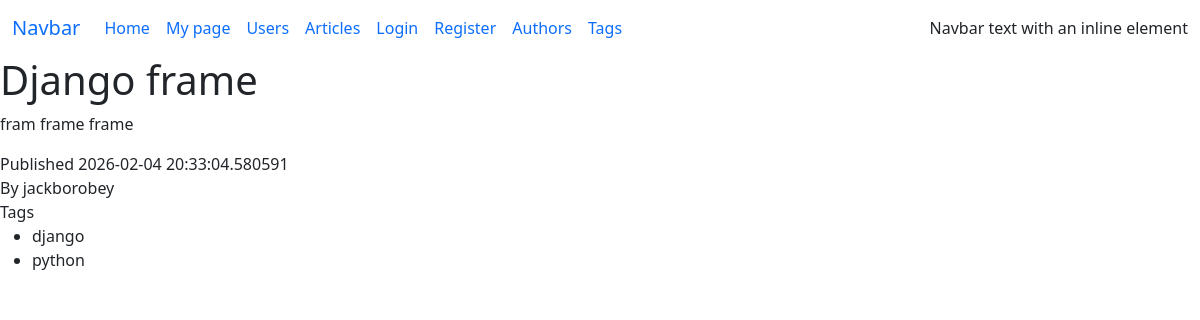
The page /articles/5/ on the database its author committed.
### blog/models/article.py (models this page shows)
class Article(db.Model):
    __tablename__ = 'articles'
    id: so.Mapped[int] = so.mapped_column(primary_key=True, autoincrement=True)
    author_id: so.Mapped[int] = so.mapped_column(ForeignKey('authors.id'))
    author = relationship('Author', back_populates='articles')
    title: so.Mapped[int] = so.mapped_column(sa.String(200), nullable=False, default='', server_default='')
    body: so.Mapped[int] = so.mapped_column(sa.Text, nullable=False, default='', server_default='')
    dt_created: so.Mapped[DateTime] = so.mapped_column(sa.DateTime(timezone=True),
                                                       default=lambda: datetime.now(timezone.utc),
                                                       server_default=func.now())
    dt_updated: so.Mapped[DateTime] = so.mapped_column(sa.DateTime(timezone=True),
                                                       default=lambda: datetime.now(timezone.utc),
                                                       onupdate=lambda: datetime.now(timezone.utc))
    tags = relationship('Tag',
                        secondary=article_tag_association_table,
                        back_populates='articles',
                        )

### blog/models/user.py (models this page shows, shortened)
class User(db.Model, UserMixin):
    __tablename__ = 'users'
    id: so.Mapped[int] = so.mapped_column(primary_key=True, autoincrement=True)
    username: so.Mapped[str] = so.mapped_column(sa.String(20), unique=True, nullable=False)
    first_name: so.Mapped[str] = so.mapped_column(sa.String(30), nullable=False, default='no name', server_default='no name')
    last_name: so.Mapped[str] = so.mapped_column(sa.String(50),
                                                 unique=False,
                                                 nullable=False,
                                                 default='',
                                                 server_default='')
    email: so.Mapped[str] = so.mapped_column(sa.String(50),
                                             unique=True,
                                             nullable=True,
                                   )
    is_staff: so.Mapped[bool] = so.mapped_column(nullable=False, default=False, server_default=sa.false())
    _password: so.Mapped[bytes] = so.mapped_column(sa.LargeBinary, nullable=True)
    author = relationship('Author', uselist=False, back_populates='user')
    @property
    def password(self):
        return self._password

### blog/models/tag.py (models this page shows)
class Tag(db.Model):
    __tablename__ = 'tags'
    id: so.Mapped[int] = so.mapped_column(primary_key=True, autoincrement=True)
    name: so.Mapped[str] = so.mapped_column(String(32), nullable=False, default='', server_default='')
    articles = relationship('Article',
                            secondary=article_tag_association_table,
                            back_populates='tags')

### blog/views/articles.py (the view)
@articles_app.route('/<int:article_id>/', endpoint='details')
def articles_details(article_id: int, delete_article=False):
    if delete_article:
        article = db.session.get(Article, article_id)
        if article is None:
            raise NotFound
        db.session.delete(article)
        db.session.commit()
    else:
        article = (Article.query.filter_by(id=article_id)
                   .options(joinedload(Article.tags))
                   .one_or_none())
        if article is None:
            raise NotFound
    return render_template('articles/details_articles.html',
                           article=article)

### blog/templates/articles/details_articles.html (shortened to what this page needs)
{% extends 'base.html' %}
{% block body %}
<h1>{{ article.title }}</h1>
<div>
    <p>{{ article.body }}</p>
    <div>Published {{ article.dt_created }} </div>
    <div>By {{ article.author.user.username }}</div>
    {% if article.tags %}
    <div>Tags</div>
    <ul>
        {% for tag in article.tags %}
        <li>{{ tag.name }}</li>
        {% endfor %}
    </ul>
    {% endif %}
</div>
{% endblock %}

### rows shown on the page
Article: title "Django frame", body "fram frame frame", dt_created "2026-02-04 20:33:04.580591"
User: author.user.username "jackborobey"
Tag: name "django"
Tag: name "python"

### other values the page prints
{{ item.label }} "Home" "My page" "Users" "Articles" "Authors" "Tags"
{{ item.label }} "Login"
{{ item.label }} "Register"
